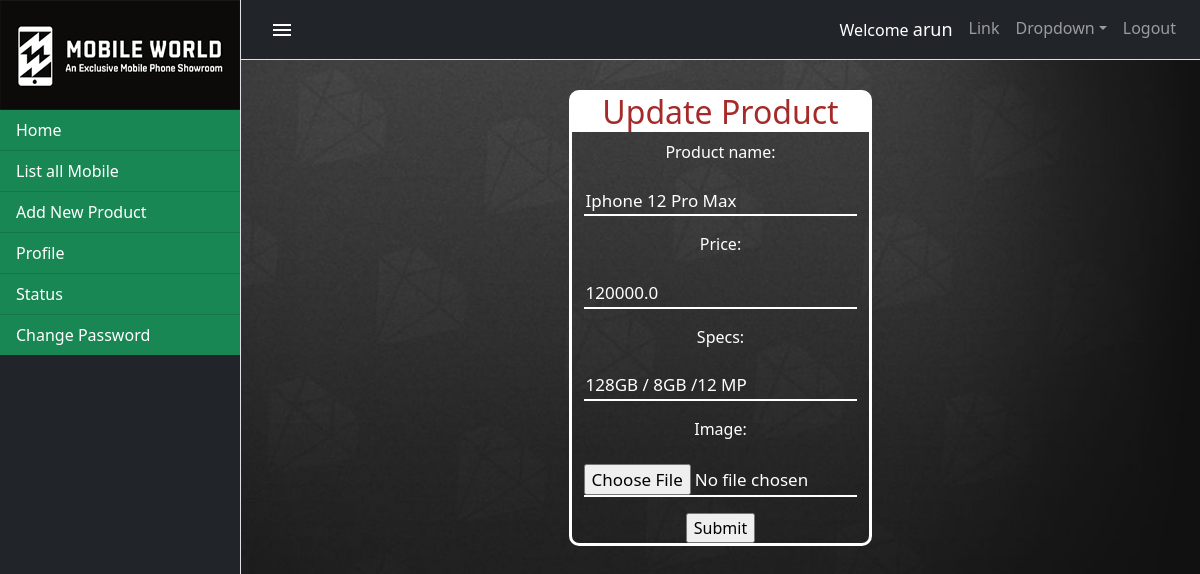
Screenshot of /mobile/update/6 (signed in) with the database file from the repository.
### mobile/models.py (models this page shows, shortened)
class Product(models.Model):
    product_name=models.CharField(max_length=120)
    price=models.FloatField()
    specs=models.CharField(max_length=150)
    image=models.ImageField(upload_to="images/")

### mobile/decorators.py (the view)
    def wrapper(request,*args,**kwargs):
        if request.user.is_superuser:
            return func(request,*args,**kwargs)
        else:
            return redirect("userlogin")

### mobile/forms.py
class ProductForm(ModelForm):
    class Meta:
        model=Product
        fields="__all__"
        widgets = {
            'product_name': forms.TextInput(attrs={'class': 'text_inp', 'placeholder': 'Product Name'}),
            'price': forms.NumberInput(attrs={'class': 'text_inp', 'placeholder': 'Price'}),
            'specs': forms.TextInput(attrs={'class': 'text_inp', 'placeholder': 'Specs'}),
            'image': forms.FileInput(attrs={'class': 'text_inp', 'placeholder': 'Image'}),
        }

### mobile/views.py (called while the page is built)
def get_mobile_object(id):
    return Product.objects.get(id=id)

@login_required
@user_admin
def update_mobile(request,id):
    mobile=get_mobile_object(id)
    form=ProductForm(instance=mobile)
    context={}
    context["form"]=form
    if request.method == "POST":
        form = ProductForm(request.POST,instance=mobile,files=request.FILES)
        if form.is_valid():
            form.save()
            return redirect("list")
    return render(request,"mobile/edit_mobile.html",context)

### mobile/templates/mobile/edit_mobile.html (shortened to what this page needs)
<!DOCTYPE html>
{% extends 'mobile/index.html' %}
{% block body_block %}
<div class="row">
    <div class="col-4"></div>
    <div class="col-4">
        <div class="booklist">
            <h2>Update Product</h2>
            <form method="post" enctype="multipart/form-data">
            {{form.as_p}}
            <input type="submit">
        </form>
        </div>
    </div>
    <div class="col-4"></div>
</div>
{% endblock %}

### mobile/templates/mobile/index.html (shortened to what this page needs)
<!DOCTYPE html>
{%load static%}
<html lang="en">
    <head>
        <link rel="stylesheet" href="https://cdnjs.cloudflare.com/ajax/libs/font-awesome/4.7.0/css/font-awesome.min.css">
        <link href="{%static 'css/styles.css'%}" rel="stylesheet" />
        <link href="https://cdn.jsdelivr.net/npm/bootstrap@5.0.0-beta2/dist/css/bootstrap.min.css" rel="stylesheet">
    </head>
    <body class="bodyindex">
        <div class="d-flex" id="wrapper">
            <div class="bg-dark border-right" id="sidebar-wrapper">
                <div style="color:white;" class=""><img src="{%static 'images/logo.jpg'%}" style="width:100%"></img></div>
                <div class="list-group list-group-flush">
                    <a style="color:white;" class="list-group-item list-group-item-action bg-success" href="{%url 'userhome'%}">Home</a>
                    <a style="color:white;" class="list-group-item list-group-item-action bg-success" href="{%url 'list'%}">List all Mobile</a>
                   {% if request.user.is_superuser%}
                    <a style="color:white;" class="list-group-item list-group-item-action bg-success" href="{%url 'addproduct'%}">Add New Product</a>
                   {% endif %}
                    <a style="color:white;" class="list-group-item list-group-item-action bg-success" href="#!">Profile</a>
                    <a style="color:white;" class="list-group-item list-group-item-action bg-success" href="#!">Status</a>
                     <a style="color:white;" class="list-group-item list-group-item-action bg-success" href="{%url 'changepassword'%}">Change Password</a>
                </div>
            </div>
            <div id="page-content-wrapper">
                <nav class="navbar navbar-expand-lg navbar-dark bg-dark border-bottom">
                     <button id="menu-toggle" class="btn"><img src="{%static 'images/menu.svg'%}" alt=""></i></button>
                    <div class="collapse navbar-collapse" id="navbarSupportedContent">
                        <ul class="navbar-nav ml-auto mt-2 mt-lg-0">
                            <li class="nav-item active">
                                <a class="nav-link" href="#!">
                                    Welcome <span style="font-size:18px;font-weight:500;">{{request.user}}</span>
                                </a>
                            </li>
                            <li class="nav-item"><a class="nav-link" href="#!">Link</a></li>
                            <li class="nav-item dropdown">
                                <a class="nav-link dropdown-toggle" id="navbarDropdown" href="#!" role="button" data-toggle="dropdown" aria-haspopup="true" aria-expanded="false">Dropdown</a>
                            </li>
                            <li class="nav-item"><a class="nav-link" href="{%url 'signout'%}">Logout</a></li>
                        </ul>
                    </div>
                </nav>
                <div class="">
                    {% block body_block %}{% endblock %}
                </div>
            </div>
        </div>
    </body>
</html>

### rows the page displays
Product: product_name "Iphone 12 Pro Max", price "120000.0", specs "128GB / 8GB /12 MP"

### other values shown
{{ request.user }} "arun"
